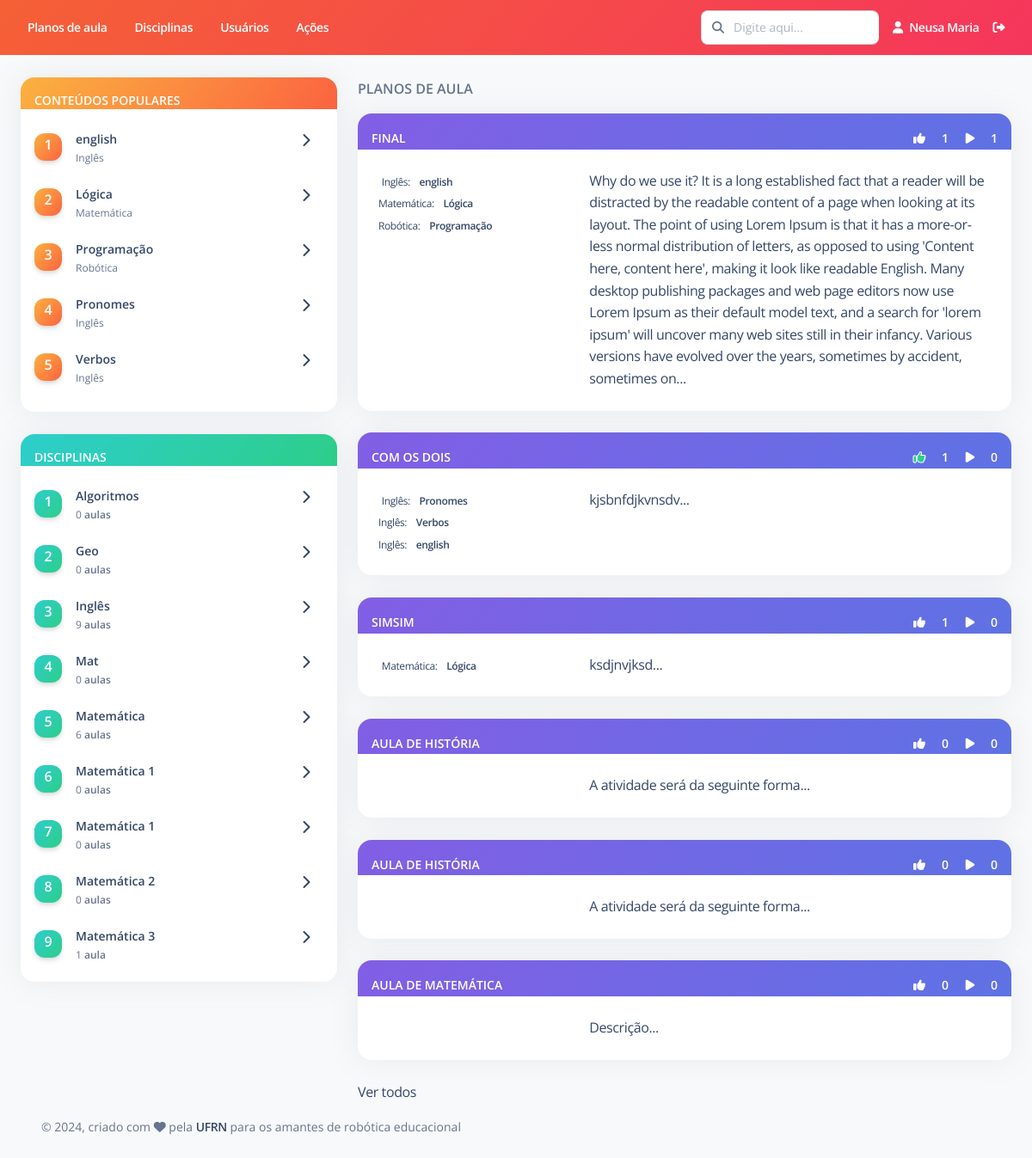
The app's page / (signed in), older data.
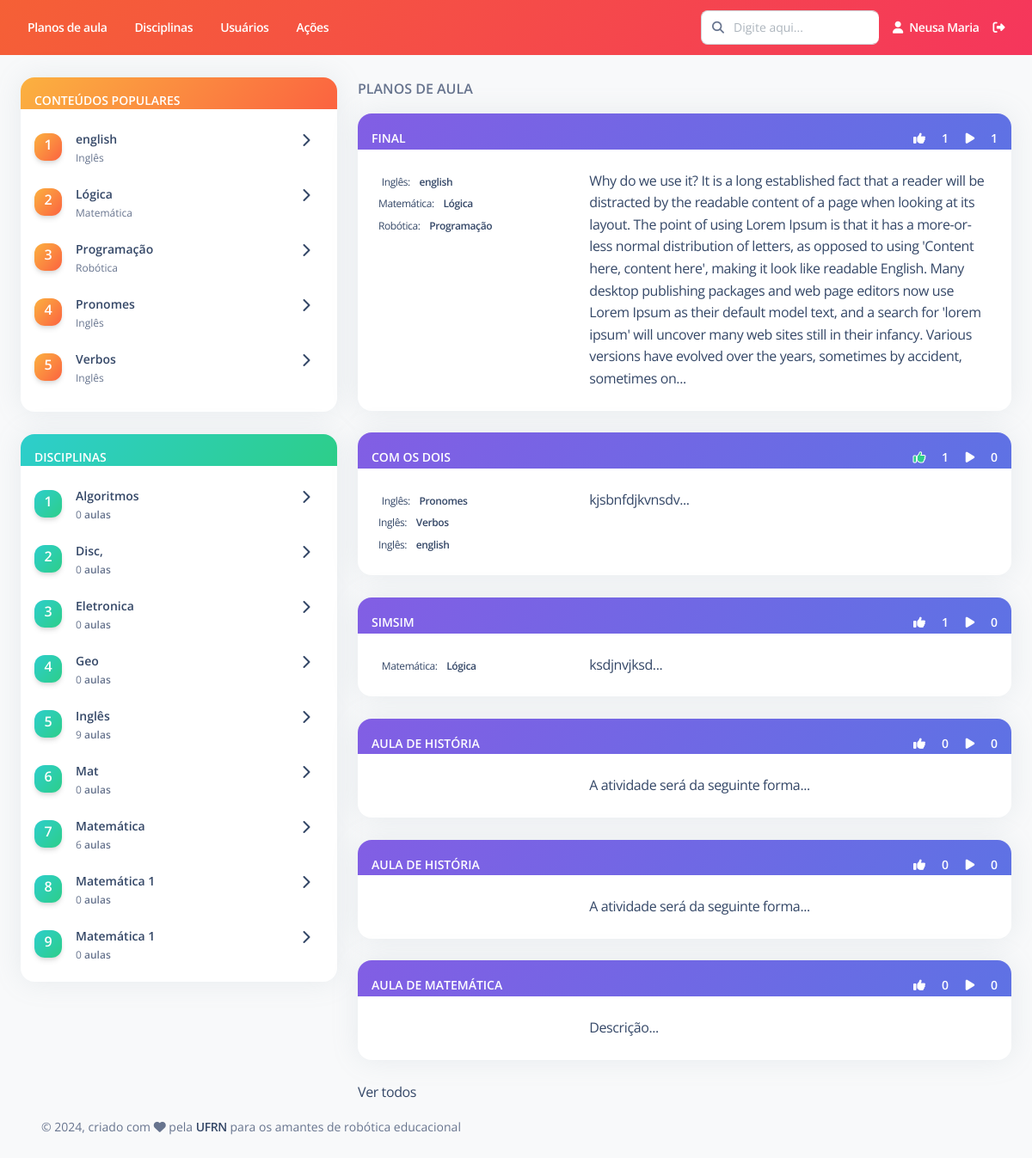
The same page, newer data.
### Disciplina/models.py (models this page shows, shortened)
class Conteudo(models.Model):
    nome = models.CharField(max_length=200, verbose_name="Nome")
    disciplina = models.ForeignKey(Disciplina, on_delete=models.RESTRICT, related_name="conteudos", verbose_name="Disciplina")
    status = models.CharField(max_length=7, choices=STATUS, default='Ativo')
    class Meta:
        ordering = ['disciplina', 'nome']
        verbose_name = "Conteúdo"
        verbose_name_plural = "Conteúdos"

class Disciplina(models.Model):
    nome = models.CharField(max_length=200, verbose_name="Nome")
    status = models.CharField(max_length=7, choices=STATUS, default='Ativo')
    def __str__(self):
        return self.nome
    class Meta:
        ordering = ['nome']
        verbose_name = "Disciplina"
        verbose_name_plural = "Disciplinas"

### PlanoAula/models.py (models this page shows, shortened)
class PlanoAula(models.Model):
    criador = models.ForeignKey(Usuario, on_delete=models.RESTRICT,null=True, verbose_name="Responsável")
    data_criacao = models.DateTimeField(default=timezone.now, verbose_name="Data de criação")
    titulo = models.CharField(max_length=200, verbose_name="Título")
    contextualizacao = models.TextField(verbose_name="Contextualização")
    descricao_atividade = models.TextField(verbose_name="Descrição da atividade")
    avaliacao = models.TextField(verbose_name="Critérios de avaliação", blank=True, null=True)
    conteudos = models.ManyToManyField(Conteudo, related_name="planos_de_aula", verbose_name="Conteúdos")
    robo_equipamento = models.CharField(max_length=200, blank=True, null=True, verbose_name="Equipamento")
    robo_descricao = models.TextField(blank=True, null=True, verbose_name="Descrição do robô")
    robo_link = models.TextField(verbose_name="Links", blank=True, null=True)
    prog_linguagem = models.CharField(max_length=200, blank=True, null=True, verbose_name="Linguagem de programação")
    prog_descricao = models.TextField(blank=True, null=True, verbose_name="Descrição da programação")
    prog_link = models.TextField(verbose_name="Links", blank=True, null=True)
    prog_codigos = models.FileField(upload_to=diretorio_plano_aula, blank=True, null=True, verbose_name="Códigos")
    robo_pdf = models.FileField(upload_to=diretorio_plano_aula, blank=True, null=True, verbose_name="Manual de montagem do robô")
    class Meta:
        ordering = ['titulo']
        verbose_name = "Plano de aula"
        verbose_name_plural = "Planos de aula"

### PlanoAula/views.py (the view)
# urls.py: 2. Add a URL to urlpatterns:  path('', views.home, name='home')
@login_required
def home(request):
    if (not request.user.first_name or not request.user.last_name):
        return redirect('usuario:completar_cadastro', pk = request.user.pk)
    planos_aula = PlanoAula.objects.all()
    conteudos = list(Conteudo.objects.filter(status='Ativo'))
    disciplinas = list(Disciplina.objects.filter(status='Ativo'))
    inf_disciplinas = encontrar_planos_aula_disciplina(planos_aula, disciplinas)
    principais_conteudos = encontrar_principais_conteudos(likes_execucao_por_conteudo(planos_aula, conteudos), 5)
    principais_planos_aula = encontrar_principais_planos_aula(planos_aula, 6)
    informacoes = {
        'lista_planos_aula': planos_aula[:10],
        'principais_conteudos': principais_conteudos,
        'principais_planos_aula': principais_planos_aula,
        'inf_disciplinas': inf_disciplinas
    }
    return render(request, "home.html", informacoes)

### PlanoAula/templatetags/attribute_tags.py (called while the page is built)
@register.filter
def encontrar_usuario_lista(qs, usuario):
    lista = list(qs.values_list('usuario', flat=True))
    if usuario in lista:
        return True
    else:
        return False

### PlanoAula/views.py (called while the page is built)
def encontrar_planos_aula_disciplina(planos_aula, disciplinas):
    inf_disciplinas = []
    for disciplina in disciplinas:
        informacoes = []
        informacoes.append(disciplina)
        informacoes.append(0)
        inf_disciplinas.append(informacoes)
    for plano_aula in planos_aula:
        disciplinas_pa = []
        for conteudo in plano_aula.conteudos.all():
            if conteudo.disciplina not in disciplinas_pa:
                disciplinas_pa.append(conteudo.disciplina)
        for disciplina in disciplinas_pa:
            indice = disciplinas.index(disciplina)
            inf_disciplinas[indice][1] += 1
    return inf_disciplinas

def encontrar_principais_conteudos(inf_conteudos, quantidade):
    inf_conteudos.sort(key = lambda x: x[1], reverse=True)
    return inf_conteudos[0:quantidade]

### templates/home.html (shortened to what the changed rows need)
    {% extends "Base/base.html" %}
    {% load static %}
    {% load attribute_tags %}
    {% block conteudo %}
    <br>
    <div class="row">
        <div class="col-lg-4 col-md-4">
            <div class="card">
                <div class="card-body p-3 overflow-auto">
                    <ul class="list-group">
                        {% for conteudo in principais_conteudos %}
                        <li class="list-group-item border-0 d-flex justify-content-between ps-0 mb-2 border-radius-lg">
                            <div class="d-flex align-items-center">
                                <div class="icon icon-shape icon-sm me-3 bg-gradient-warning shadow text-center">
                                    <p class="text-white font-weight-bold">{{ forloop.counter }}</p>
                                </div>
                                <div class="d-flex flex-column">
                                    <h6 class="mb-1 text-dark text-sm">{{ conteudo.0.nome }}</h6>
                                    <span class="text-xs">{{ conteudo.0.disciplina }}</span>
                                </div>
                            </div>
                            <div class="d-flex">
                                <a href="{% url 'plano_aula:listar' %}?conteudos={{conteudo.0.id}}"><i class="fa fa-chevron-right"></i></a>
                            </div>
                        </li>
                        {% endfor %}
                    </ul>
                </div>
            </div>
            <br>
            <div class="card">
                <div class="card-body p-3 overflow-auto" style="height:600px">
                    <ul class="list-group">
                        {% for disciplina in inf_disciplinas %}
                        <li class="list-group-item border-0 d-flex justify-content-between ps-0 mb-2 border-radius-lg">
                            <div class="d-flex align-items-center">
                                <div class="icon icon-shape icon-sm me-3 bg-gradient-success shadow text-center">
                                    <p class="text-white font-weight-bold opacity-10">{{ forloop.counter }}</p>
                                </div>
                                <div class="d-flex flex-column">
                                    <h6 class="mb-1 text-dark text-sm">{{ disciplina.0 }}</h6>
                                    <span class="text-xs">{{ disciplina.1 }} <span class="font-weight-bold">
                                    {% if disciplina.1 == 1 %}
                                        aula</span></span>
                                    {% else %} aulas </span>
                                    </span>
                                    {% endif %}
                                </div>
                            </div>
                            <div class="d-flex">
                                <a href="{% url 'plano_aula:listar' %}?conteudos__disciplina={{disciplina.0.id}}"><i class="fa fa-chevron-right"></i></a>
                            </div>
                        </li>
                        {% endfor %}
                    </ul>
                </div>
            </div>
        </div>
        <div class="col-lg-8 col-md-8">
            {% for plano_aula in principais_planos_aula %}
                <div class="card">
                    <div class="card-header bg-gradient-primary pb-0 p-3">
                        <span class="text-sm mb-0 text-uppercase text-white font-weight-bold">{{plano_aula.0.titulo}}</span>
                        <div class="float-end">
                            <span class="text-sm mb-0 text-uppercase text-white font-weight-bold">
                                {% if plano_aula.0.likes.all|encontrar_usuario_lista:user.id %}
                                    <a onclick="marcar_favorito({{plano_aula.0.id}}, {{user.id}}, 'todos')">
                                        <i class="fas fa-thumbs-up px-3" id="icon_thumbs_up_{{plano_aula.0.id}}"
                                        style="color: var(--bs-success);
                                                -webkit-text-stroke: 1px white;"></i>
                                    </a>
                                {% else %}
                                    <a onclick="marcar_favorito({{plano_aula.0.id}}, {{user.id}}, 'todos')">
                                        <i class="fas fa-thumbs-up px-3" id="icon_thumbs_up_{{plano_aula.0.id}}"
                                        style="color: white;"></i>
                                    </a>
                                {% endif %}
                                <span id="contador_thumbs_up_{{plano_aula.0.id}}">{{ plano_aula.0.likes.count }}</span>
                            </span>
                            <span class="text-sm mb-0 text-uppercase text-white font-weight-bold">
                                {% if plano_aula.0.execucoes.all|encontrar_usuario_lista:user.id %}
                                    <a onclick="marcar_executado({{plano_aula.0.id}}, {{user.id}}, 'todos')">
                                        <i class="fas fa-play px-3" id="icon_play_{{plano_aula.0.id}}"
                                        style="color: var(--bs-success);
                                                -webkit-text-stroke: 1px white;"></i>
                                    </a>
                                {% else %}
                                    <a onclick="marcar_executado({{plano_aula.0.id}}, {{user.id}}, 'todos')">
                                        <i class="fas fa-play px-3" id="icon_play_{{plano_aula.0.id}}"
                                        style="color: white;"></i>
                                    </a>
                                {% endif %}
                                <span id="contador_play_{{plano_aula.0.id}}">{{ plano_aula.0.execucoes.count }}</span>
                            </span>
                        </div>
                    </div>
                    <a href="{% url 'plano_aula:detalhes' pk=plano_aula.0.pk %}">
                        <div class="card-body row">
                            <div class="col-4">
                                {% for conteudo in plano_aula.0.conteudos.all %}
                                    <span class="mb-2 text-xs">{{conteudo.disciplina}}:
                                        <span class="text-dark font-weight-bold ms-sm-2">{{conteudo.nome}}</span>
                                    </span>
                                    <br>
                                {% endfor %}
                            </div>
                            <div class="col-8">
                                <div class="overflow-auto">
                                    {{ plano_aula.0.descricao_atividade|slice:":600" }}...
                                </div>
                            </div>
                        </div>
                    </a>
                </div>
                <br>
            {% endfor %}
        </div>
    </div>
    {% endblock %}

Row changes from the older to the newer data that the page shows:
no longer on this page (row unchanged): Disciplina: nome "Matemática 2", disciplina "0", shows "aulas"
no longer on this page (row unchanged): Disciplina: nome "Matemática 3", disciplina "1", shows "aula"
added Disciplina: nome "Disc,", disciplina "0", shows "aulas"
added Disciplina: nome "Eletronica", disciplina "0", shows "aulas"
